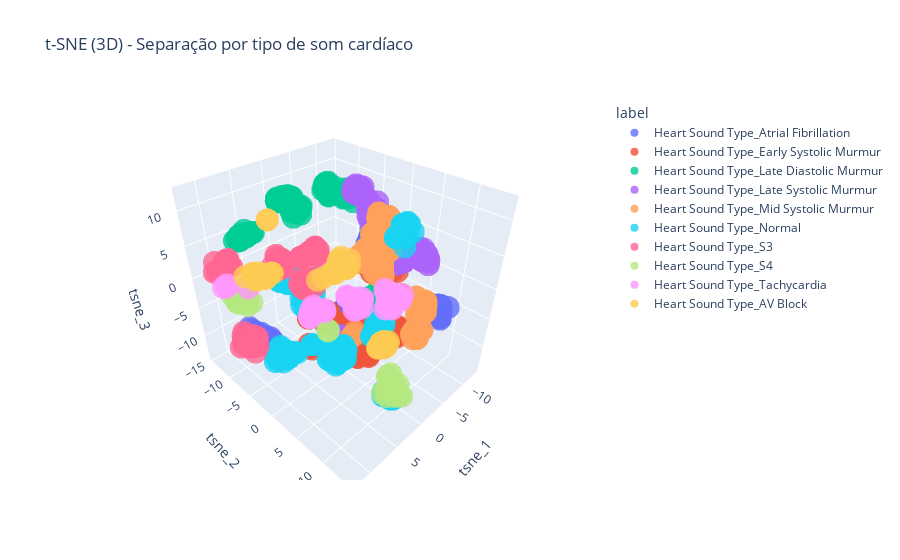

The code cell stored with this chart in its notebook:
### Markdown cell above
No gráfico 3D gerado pelo PCA, observamos uma **boa separação** para algumas classes como:

- **AV Block** (bloco AV)
- **Tachycardia**
- **S3, S4**  
- **Murmúrios Sistólicos**

Classes como **Normal**, **S3** e **S4** apresentaram dispersões que ainda permitem certa separação espacial entre si.

### Code cell
# t-SNE

df = df_agg_cod.copy()

label_col = [c for c in df.columns if c.startswith("Heart Sound Type_")]
df["label"] = df[label_col].idxmax(axis=1)

# Separar features numéricas
X = df.select_dtypes(include="number").drop(
    columns=["window_id"], errors="ignore")
X = X.drop(columns=label_col, errors="ignore")

# Normalização
X_scaled = StandardScaler().fit_transform(X)

# t-SNE em 3D
tsne = TSNE(n_components=3, perplexity=30, random_state=42, n_iter=1000)
X_tsne = tsne.fit_transform(X_scaled)

df["tsne_1"] = X_tsne[:, 0]
df["tsne_2"] = X_tsne[:, 1]
df["tsne_3"] = X_tsne[:, 2]

fig = px.scatter_3d(df, x="tsne_1", y="tsne_2", z="tsne_3", color="label",
                    title="t-SNE (3D) - Separação por tipo de som cardíaco",
                    opacity=0.8)
fig.show()
